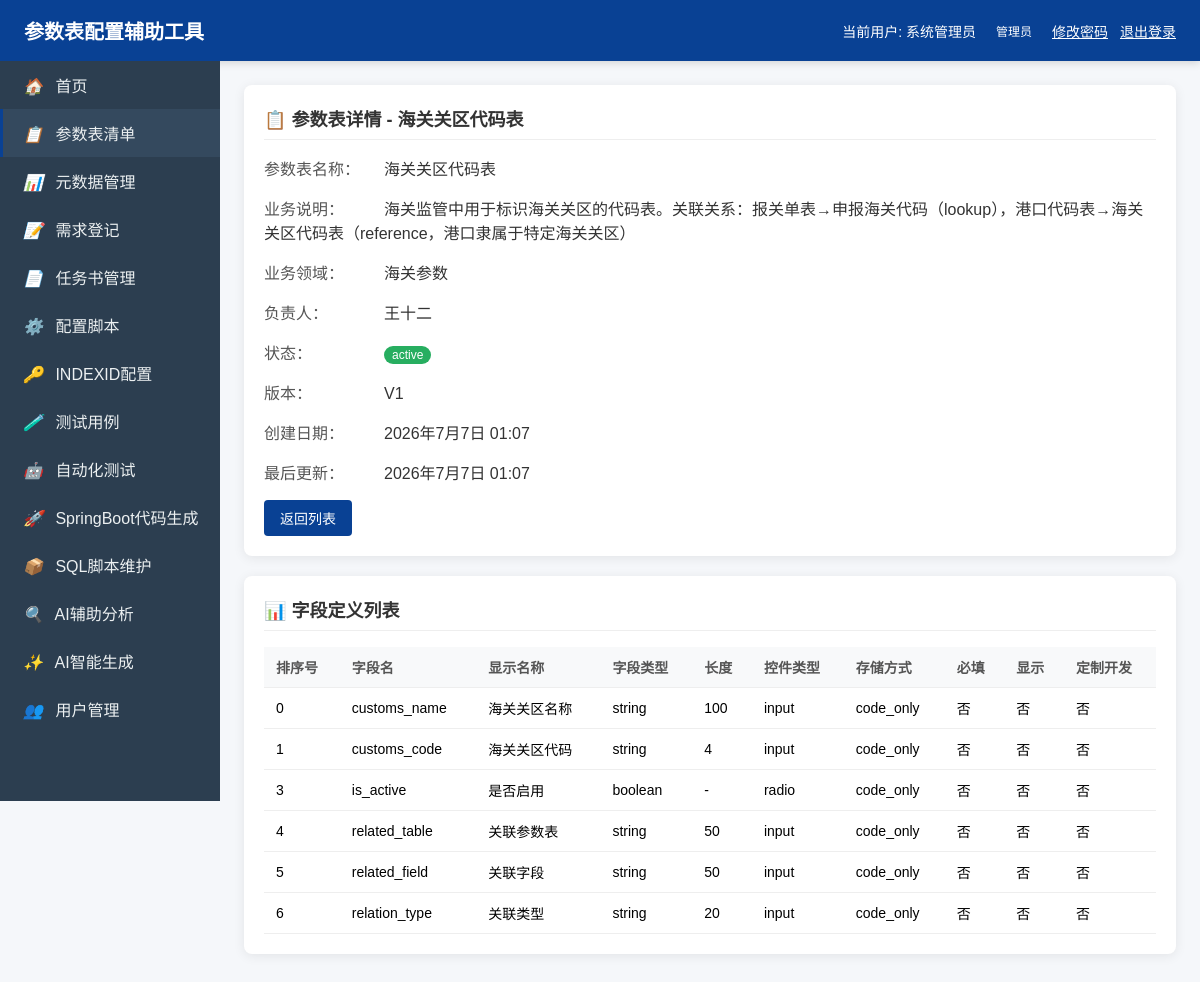
Page /tables/10/ (signed in) on the committed database.
### parameter/models.py (models this page shows, shortened)
class User(models.Model):
    username = models.CharField(max_length=100, unique=True, verbose_name='用户名')
    password = models.CharField(max_length=255, verbose_name='密码')
    real_name = models.CharField(max_length=100, verbose_name='真实姓名')
    email = models.EmailField(null=True, blank=True, verbose_name='邮箱')
    phone = models.CharField(max_length=20, null=True, blank=True, verbose_name='手机号')
    role = models.ForeignKey(Role, on_delete=models.CASCADE, verbose_name='角色')
    is_active = models.BooleanField(default=True, verbose_name='是否启用')
    created_at = models.DateTimeField(auto_now_add=True, verbose_name='创建时间')
    updated_at = models.DateTimeField(auto_now=True, verbose_name='更新时间')
    class Meta:
        verbose_name = '用户'
        verbose_name_plural = '用户'

class Role(models.Model):
    ROLE_CHOICES = [
        ('admin', '管理员'),
        ('business', '业务人员'),
        ('technical', '技术人员'),
        ('general', '一般人员'),
    ]
    role_code = models.CharField(max_length=50, choices=ROLE_CHOICES, unique=True, verbose_name='角色编码')
    role_name = models.CharField(max_length=100, verbose_name='角色名称')
    description = models.TextField(null=True, blank=True, verbose_name='角色描述')
    class Meta:
        verbose_name = '角色'
        verbose_name_plural = '角色'

class ParameterTable(models.Model):
    TABLE_STATUS_CHOICES = [
        ('draft', '草稿'),
        ('active', '启用'),
        ('deprecated', '废弃'),
    ]
    name = models.CharField(max_length=200, verbose_name='参数表名称')
    business_description = models.TextField(verbose_name='业务说明')
    domain = models.CharField(max_length=100, verbose_name='所属业务领域')
    owner = models.CharField(max_length=100, verbose_name='负责人')
    status = models.CharField(max_length=20, choices=TABLE_STATUS_CHOICES, default='draft', verbose_name='状态')
    created_at = models.DateTimeField(auto_now_add=True, verbose_name='创建日期')
    updated_at = models.DateTimeField(auto_now=True, verbose_name='最后更新时间')
    version = models.IntegerField(default=1, verbose_name='版本')
    class Meta:
        verbose_name = '参数表业务说明底账'
        verbose_name_plural = '参数表业务说明底账'

class FieldDefinition(models.Model):
    parameter_table = models.ForeignKey(ParameterTable, on_delete=models.CASCADE, related_name='fields', verbose_name='所属参数表')
    metadata = models.ForeignKey(Metadata, on_delete=models.SET_NULL, null=True, blank=True, verbose_name='引用元数据')
    field_name = models.CharField(max_length=100, verbose_name='字段名')
    display_name = models.CharField(max_length=200, verbose_name='显示名称')
    field_type = models.CharField(max_length=20, verbose_name='字段类型')
    length = models.IntegerField(null=True, blank=True, verbose_name='长度')
    decimal_places = models.IntegerField(null=True, blank=True, verbose_name='小数位数')
    control_type = models.CharField(max_length=20, verbose_name='前端控件类型')
    storage_type = models.CharField(max_length=20, verbose_name='存储方式')
    is_visible = models.BooleanField(default=True, verbose_name='是否显示')
    is_required = models.BooleanField(default=False, verbose_name='是否必填')
    validation_rule = models.CharField(max_length=500, null=True, blank=True, verbose_name='校验规则')
    sort_order = models.IntegerField(default=0, verbose_name='排序号')
    is_custom = models.BooleanField(default=False, verbose_name='是否定制开发')
    custom_requirement = models.TextField(null=True, blank=True, verbose_name='定制化需求')
    class Meta:
        verbose_name = '字段定义'
        verbose_name_plural = '字段定义'
        ordering = ['sort_order']

### parameter/views.py (the view)
# urls.py: path('tables/<str:table_id>/', views.ParameterTableDetailView.as_view(), name='table_detail'),
@method_decorator(login_required, name='dispatch')
class ParameterTableDetailView(View):
    def get(self, request, table_id):
        logger.info(f"[ParameterTableDetailView] 开始查询参数表详情，table_id: {table_id}")
        try:
            table = ParameterTable.objects.filter(id=table_id).first()
            logger.info(f"[ParameterTableDetailView] 参数表查询结果: {'存在' if table else '不存在'}, table_id: {table_id}")
            fields = FieldDefinition.objects.filter(parameter_table_id=table_id).order_by('sort_order')
            logger.info(f"[ParameterTableDetailView] 字段定义查询完成，记录数: {fields.count()}")
            context = {
                'table': table,
                'fields': fields,
            }
            logger.info(f"[ParameterTableDetailView] 参数表详情查询成功，即将渲染模板")
            return render(request, 'parameter/table_detail.html', context)
        except Exception as e:
            logger.error(f"[ParameterTableDetailView] 参数表详情查询失败，table_id: {table_id}, 错误: {str(e)}", exc_info=True)
            raise

### parameter/auth_views.py (called while the page is built)
def login_required(view_func):
    def wrapper(request, *args, **kwargs):
        user_id = request.session.get('user_id')
        if not user_id:
            logger.warning(f"[login_required] 用户未登录，重定向到登录页，请求路径: {request.path}")
            return redirect('login')
        try:
            user = User.objects.get(id=user_id)
            if not user.is_active:
                del request.session['user_id']
                logger.warning(f"[login_required] 用户已禁用，重定向到登录页")
                return redirect('login')
            request.user = user
            return view_func(request, *args, **kwargs)
        except User.DoesNotExist:
            del request.session['user_id']
            logger.warning(f"[login_required] 用户不存在，重定向到登录页")
            return redirect('login')
    return wrapper

### parameter/templates/parameter/table_detail.html (shortened to what this page needs)
{% extends 'parameter/base.html' %}
{% block content %}
    {% if table %}
    <div class="card">
        <div class="card-title">📋 参数表详情 - {{ table.name }}</div>
        <div class="detail-info">
            <span class="label">参数表名称：</span><span class="value">{{ table.name }}</span>
        </div>
        <div class="detail-info">
            <span class="label">业务说明：</span><span class="value">{{ table.business_description }}</span>
        </div>
        <div class="detail-info">
            <span class="label">业务领域：</span><span class="value">{{ table.domain }}</span>
        </div>
        <div class="detail-info">
            <span class="label">负责人：</span><span class="value">{{ table.owner }}</span>
        </div>
        <div class="detail-info">
            <span class="label">状态：</span><span class="value"><span class="badge badge-{{ table.status }}">{{ table.status }}</span></span>
        </div>
        <div class="detail-info">
            <span class="label">版本：</span><span class="value">V{{ table.version }}</span>
        </div>
        <div class="detail-info">
            <span class="label">创建日期：</span><span class="value">{{ table.created_at }}</span>
        </div>
        <div class="detail-info">
            <span class="label">最后更新：</span><span class="value">{{ table.updated_at }}</span>
        </div>
        <div style="margin-top: 16px;">
            <a href="/tables/" class="btn btn-primary">返回列表</a>
        </div>
    </div>
    <div class="card">
        <div class="card-title">📊 字段定义列表</div>
        <table class="table">
            <thead>
                <tr>
                    <th>排序号</th>
                    <th>字段名</th>
                    <th>显示名称</th>
                    <th>字段类型</th>
                    <th>长度</th>
                    <th>控件类型</th>
                    <th>存储方式</th>
                    <th>必填</th>
                    <th>显示</th>
                    <th>定制开发</th>
                </tr>
            </thead>
            <tbody>
                {% for field in fields %}
                <tr>
                    <td>{{ field.sort_order }}</td>
                    <td>{{ field.field_name }}</td>
                    <td>{{ field.display_name }}</td>
                    <td>{{ field.field_type }}</td>
                    <td>{{ field.length|default:'-' }}</td>
                    <td>{{ field.control_type }}</td>
                    <td>{{ field.storage_type }}</td>
                    <td>{% if field.is_required == 'True' %}是{% else %}否{% endif %}</td>
                    <td>{% if field.is_visible == 'True' %}是{% else %}否{% endif %}</td>
                    <td>{% if field.is_custom == 'True' %}是{% else %}否{% endif %}</td>
                </tr>
                {% empty %}
                <tr><td colspan="10" style="text-align: center;">暂无字段定义</td></tr>
                {% endfor %}
            </tbody>
        </table>
    </div>
    {% else %}
    <div class="card">
        <div class="card-title">参数表不存在</div>
        <p>未找到指定的参数表，请返回列表重新选择。</p>
        <a href="/tables/" class="btn btn-primary">返回列表</a>
    </div>
    {% endif %}
{% endblock %}

### parameter/templates/parameter/base.html (shortened to what this page needs)
<!DOCTYPE html>
<html lang="zh-CN">
<head>
</head>
<body>
    <div class="header">
        <h1>参数表配置辅助工具</h1>
        <div class="user-info">
            <span>当前用户: {{ request.user.real_name|default:request.user.username }}</span>
            <span class="badge badge-{{ request.user.role.role_code|default:'general' }}">{{ request.user.role.role_name|default:'-' }}</span>
            <a href="/change-password/" style="color: #fff; text-decoration: underline;">修改密码</a>
            <a href="/logout/" style="color: #fff; text-decoration: underline;">退出登录</a>
        </div>
    </div>
    <div class="sidebar">
        <a href="/" class="nav-item {% if request.path == '/' %}active{% endif %}"><i>🏠</i> 首页</a>
        <a href="/tables/" class="nav-item {% if 'tables' in request.path %}active{% endif %}"><i>📋</i> 参数表清单</a>
        <a href="/metadata/" class="nav-item {% if 'metadata' in request.path %}active{% endif %}"><i>📊</i> 元数据管理</a>
        <a href="/requirements/" class="nav-item {% if 'requirements' in request.path %}active{% endif %}"><i>📝</i> 需求登记</a>
        <a href="/task-documents/" class="nav-item {% if 'task-documents' in request.path %}active{% endif %}"><i>📄</i> 任务书管理</a>
        <a href="/config-scripts/" class="nav-item {% if 'config-scripts' in request.path %}active{% endif %}"><i>⚙️</i> 配置脚本</a>
        <a href="/index-id/" class="nav-item {% if 'index-id' in request.path %}active{% endif %}"><i>🔑</i> INDEXID配置</a>
        <a href="/test-cases/" class="nav-item {% if 'test-cases' in request.path %}active{% endif %}"><i>🧪</i> 测试用例</a>
        <a href="/automation-test/" class="nav-item {% if 'automation-test' in request.path %}active{% endif %}"><i>🤖</i> 自动化测试</a>
        <a href="/springboot-generator/" class="nav-item {% if 'springboot-generator' in request.path %}active{% endif %}"><i>🚀</i> SpringBoot代码生成</a>
        <a href="/sql-manager/" class="nav-item {% if 'sql-manager' in request.path %}active{% endif %}"><i>📦</i> SQL脚本维护</a>
        <a href="/ai-analysis/" class="nav-item {% if 'ai-analysis' in request.path %}active{% endif %}"><i>🔍</i> AI辅助分析</a>
        <a href="/ai-generation/" class="nav-item {% if 'ai-generation' in request.path %}active{% endif %}"><i>✨</i> AI智能生成</a>
        {% if request.user.role.role_code == 'admin' %}
        <a href="/users/" class="nav-item {% if 'users' in request.path %}active{% endif %}"><i>👥</i> 用户管理</a>
        {% endif %}
    </div>
    <div class="main-content">
        {% block content %}{% endblock %}
    </div>
</body>
</html>

### parameter/templates/parameter/base.html (style rules this page uses)
* { margin: 0; padding: 0; box-sizing: border-box; }
body { font-family: 'Microsoft YaHei', Arial, sans-serif; background-color: #f5f7fa; }
.header { background: #094194; color: white; padding: 16px 24px; box-shadow: 0 2px 8px rgba(0,0,0,0.15); display: flex; justify-content: space-between; align-items: center; }
.header h1 { font-size: 20px; font-weight: 600; margin: 0; }
.header .user-info { font-size: 14px; display: flex; align-items: center; gap: 12px; }
.sidebar { width: 220px; background: #2c3e50; min-height: calc(100vh - 60px); float: left; }
.sidebar .nav-item { display: block; color: #ecf0f1; padding: 12px 20px; text-decoration: none; border-left: 3px solid transparent; }
.sidebar .nav-item:hover, .sidebar .nav-item.active { background: #34495e; border-left-color: #094194; }
.sidebar .nav-item i { margin-right: 8px; }
.main-content { margin-left: 220px; padding: 24px; }
.card { background: white; border-radius: 8px; box-shadow: 0 2px 12px rgba(0,0,0,0.08); padding: 20px; margin-bottom: 20px; }
.card-title { font-size: 18px; font-weight: 600; color: #333; margin-bottom: 16px; padding-bottom: 8px; border-bottom: 1px solid #eee; }
.btn { display: inline-block; padding: 8px 16px; border-radius: 4px; text-decoration: none; font-size: 14px; cursor: pointer; border: none; }
.btn-primary { background: #094194; color: white; }
.table { width: 100%; border-collapse: collapse; margin-top: 12px; }
.table th, .table td { padding: 10px 12px; text-align: left; border-bottom: 1px solid #eee; font-size: 14px; }
.table th { background: #f8f9fa; font-weight: 600; color: #555; }
.badge { display: inline-block; padding: 2px 8px; border-radius: 12px; font-size: 12px; font-weight: 500; }
.badge-active { background: #27ae60; color: white; }
.detail-info { margin-bottom: 16px; }
.detail-info .label { display: inline-block; width: 120px; font-weight: 500; color: #555; }
.detail-info .value { color: #333; }

### rows in the picture
User: user.real_name "系统管理员", user.role.role_name "管理员"
ParameterTable: name "海关关区代码表", business_description "海关监管中用于标识海关关区的代码表。关联关系：报关单表→申报海关代码（lookup），港口代码表→海关关区代码表（reference，港口隶属于特定海关关区）", domain "海关参数", owner "王十二", status "active", version "1", created_at "2026年7月7日 01:07", updated_at "2026年7月7日 01:07"
FieldDefinition: sort_order "0", field_name "customs_name", display_name "海关关区名称", field_type "string", length "100", control_type "input", storage_type "code_only", is_required "否", is_visible "否", is_custom "否"
FieldDefinition: sort_order "1", field_name "customs_code", display_name "海关关区代码", field_type "string", length "4", control_type "input", storage_type "code_only", is_required "否", is_visible "否", is_custom "否"
FieldDefinition: sort_order "3", field_name "is_active", display_name "是否启用", field_type "boolean", length "-", control_type "radio", storage_type "code_only", is_required "否", is_visible "否", is_custom "否"
FieldDefinition: sort_order "4", field_name "related_table", display_name "关联参数表", field_type "string", length "50", control_type "input", storage_type "code_only", is_required "否", is_visible "否", is_custom "否"
FieldDefinition: sort_order "5", field_name "related_field", display_name "关联字段", field_type "string", length "50", control_type "input", storage_type "code_only", is_required "否", is_visible "否", is_custom "否"
FieldDefinition: sort_order "6", field_name "relation_type", display_name "关联类型", field_type "string", length "20", control_type "input", storage_type "code_only", is_required "否", is_visible "否", is_custom "否"
